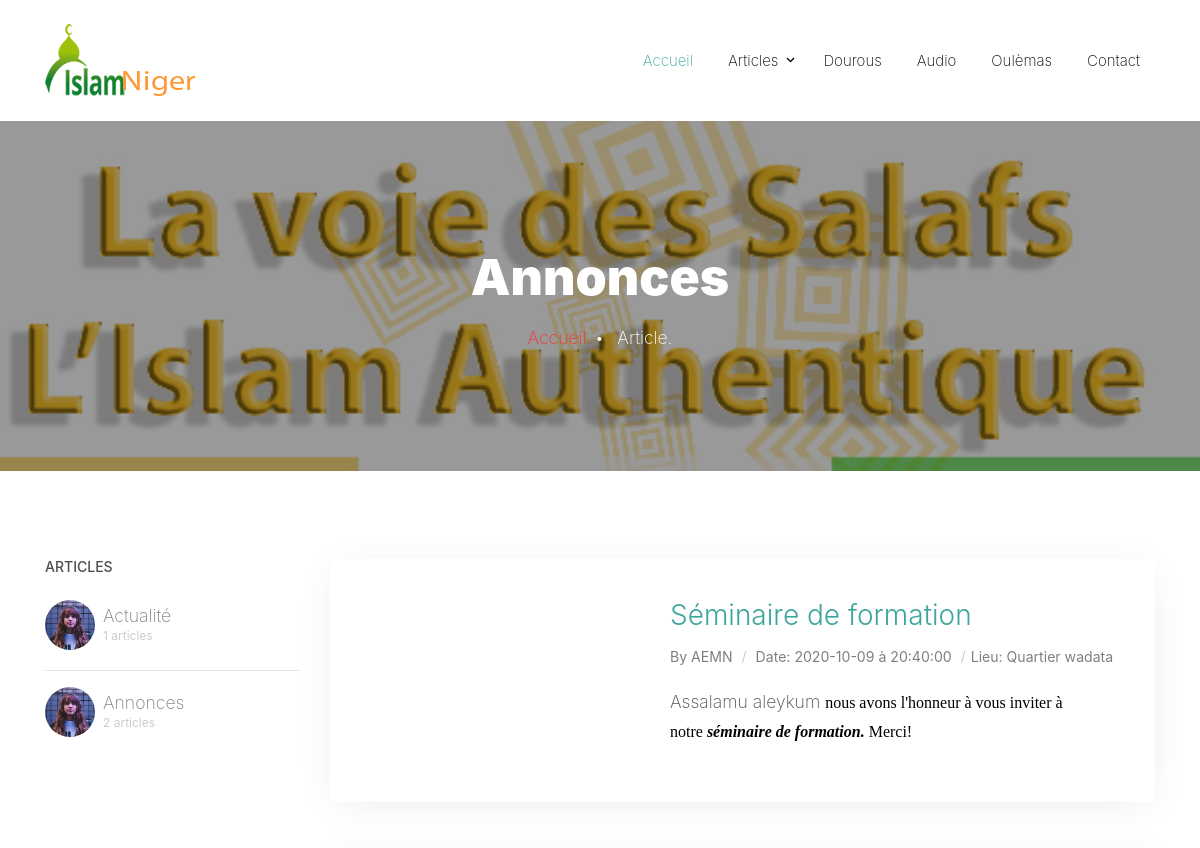
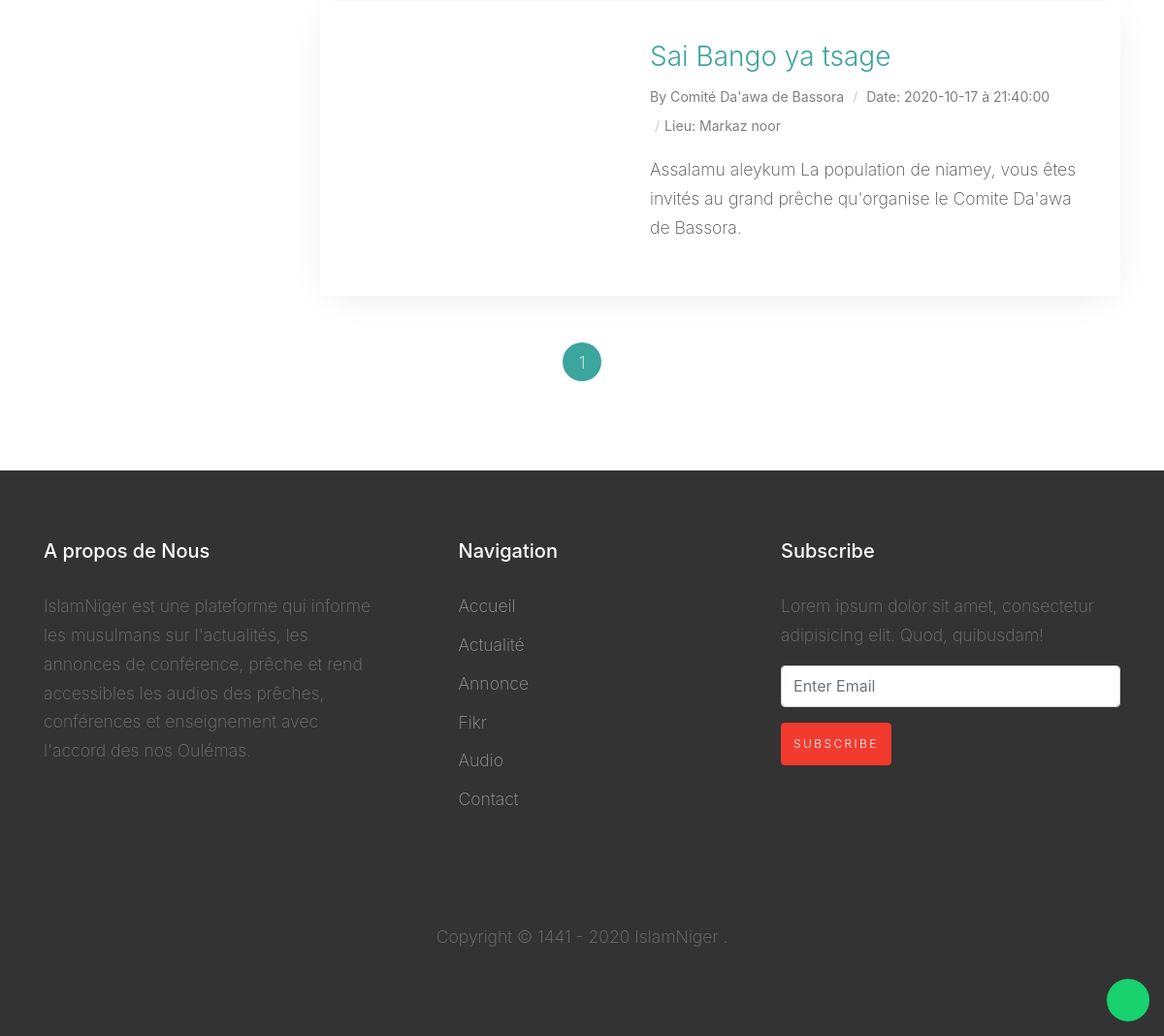
Page /index.php?p=annonce on the committed database (2 pictures, top to bottom).
### tables this page shows
CREATE TABLE `annonces` (
  `id` int(11) NOT NULL,
  `titre` varchar(255) NOT NULL,
  `description` text DEFAULT NULL,
  `auteur` varchar(255) NOT NULL,
  `type_annonce` varchar(20) NOT NULL,
  `date_annonce` timestamp NOT NULL DEFAULT current_timestamp() ON UPDATE current_timestamp(),
  `lieu` varchar(255) NOT NULL,
  `cannonce` int(11) NOT NULL,
  `photo` int(11) NOT NULL,
  `users` int(11) NOT NULL,
  `date_event` date DEFAULT NULL,
  `time_event` time DEFAULT NULL
);

CREATE TABLE `files` (
  `id` int(11) NOT NULL,
  `file_name` varchar(50) NOT NULL,
  `file_url` varchar(255) NOT NULL,
  `file_type` varchar(20) NOT NULL,
  `file_size` int(11) NOT NULL
);

### model/Manager.php (called while the page is built, shortened)
<?php
class Manager
{
    private static $results = [];
    public static function bdd()
    {
        $dbname = '';
        $user = '';
        $pass = '';
        $host = '';
        if ($_SERVER["SERVER_NAME"] == 'localhost' || $_SERVER["SERVER_NAME"] == '') {
            $dbname = 'iniger';
            $user = 'root';
            $pass = '';
            $host = 'localhost';
        }
        try {
            $pdo_options = array(
                PDO::MYSQL_ATTR_INIT_COMMAND => "SET NAMES utf8",
                PDO::ATTR_ERRMODE => PDO::ERRMODE_EXCEPTION, PDO::ATTR_PERSISTENT => true
            );
            $bdd = new PDO("mysql:host=$host;dbname=$dbname;charset=utf8", "$user", "$pass", $pdo_options);
        } catch (Exception $e) {
            die('Erreur :' . $e->getMessage());
        }
        return $bdd;
    }
    public static function getMultiplesRecords($sql, $params = [])
    {
        $req = self::bdd()->prepare($sql);
        if (!empty($params)) {
            $req->execute($params);
        }else {
            $req->execute();
        }
        if ($res = $req->fetchAll(PDO::FETCH_ASSOC)) {
            return $res;
        }
    }
    public static function getData($table, $property = null, $val = null, $many = false)
    {
        $query = "SELECT * FROM $table ";
        if ($property != null && $val != null) {
            if ($val === 'last') {
                self::lastID($table, $property);
            } elseif ($val === 'distinct') {
                self::distinct($table, $property);
            } elseif ($val === 'exist') {
                echo self::is_not_use($table, $property, $_GET['val']);
            } elseif ($many) {
                $query .= "WHERE $property=:$property";
                $req = self::bdd()->prepare($query);
                $req->execute([$property => $val]);
                if (self::$results['data'] = $req->fetchAll(PDO::FETCH_ASSOC)) {
                    return self::$results;
                } else {
                    echo self::throwError(404, "Une erreur s'est produite ou enregistrement non trouvé", true)['message'];
                }
            } else {
                $query .= "WHERE $property=:$property";
                $req = self::bdd()->prepare($query);
                $req->execute([$property => $val]);
                if (self::$results['data'] = $req->fetch(PDO::FETCH_ASSOC)) {
                    return self::$results;
                } else {
                    echo self::throwError(404, "Une erreur s'est produite ou enregistrement non trouvé", true)['message'];
                }
            }
        }
    }
}

### views/view_annonce.php (the view, shortened to what this page needs)
<?php
$target = '';
if ($_SERVER["SERVER_NAME"] == 'localhost') {
    $target = "http://localhost/IslamNiger/";
} else {
    $target = "http:///admin/";
}
$sql1 = "SELECT COUNT(id) as total FROM annonces WHERE type_annonce='Actualité'";
$actualites = Manager::getMultiplesRecords($sql1);
$sql2 = "SELECT COUNT(id) as total FROM annonces WHERE type_annonce='Annonce'";
$annonces = Manager::getMultiplesRecords($sql2);
$currentPage = (int)($_GET['page'] ?? 1);
?>
<div class="site-blocks-cover overlay inner-page-cover" style="background-image: url('public/images/voie4.jpg');" data-aos="fade" data-stellar-background-ratio="0.5">
    <div class="container">
    <div class="row align-items-center justify-content-center text-center">
        <div class="col-md-6" data-aos="fade-up" data-aos-delay="400">
        <h1 class="text-white">Annonces</h1>
        <a href="index.php?p=home">Accueil</a><span class="mx-2 text-white">&bullet;</span> <span class="text-white">Article.</span>
        </div>
    </div>
    </div>
</div>
    <div class="site-section">
        <div class="container">
            <div class="row">
                <div class="col-lg-3">
                    <div class="featured-user  mb-5 mb-lg-0">
                    <h3 class="mb-4">Articles</h3>
                        <ul class="list-unstyled">
                            <li>
                            <a href="#" class="d-flex align-items-center">
                                <img src="public/images/person_1.jpg" alt="Image" class="img-fluid mr-2">
                                <div class="podcaster">
                                <span class="d-block">Actualité</span>
                                <span class="small"><?= $actualites['0']['total'];?> articles</span>
                                </div>
                            </a>
                            </li>
                            <hr>
                            <li>
                            <a href="#" class="d-flex align-items-center">
                                <img src="public/images/person_1.jpg" alt="Image" class="img-fluid mr-2">
                                <div class="podcaster">
                                <span class="d-block">Annonces</span>
                                <span class="small"><?= $annonces['0']['total'];?> articles</span>
                                </div>
                            </a>
                            </li>
                        </ul>
                    </div>
                </div>
                <div class="col-lg-9">
                    <?php
                        $data = Manager::getData("annonces", 'type_annonce', 'Annonce', true)['data'];
                        if (is_array($data) || is_object($data)) {
                            foreach ($data as $value) {
                            ?>
                            <div class="d-block d-md-flex podcast-entry bg-white mb-5" data-aos="fade-up">
                                <div class="image" style="background-image: url('<?= $target.Manager::getData("files", "id", $value['photo'])['data']['file_url']; ?>');"></div>
                                <div class="text">
                                    <h3 class="font-weight-light"><a href="index.php?p=article&id=<?= $value['id']?>"><?= $value['titre']?></a></h3>
                                    <div class="text-white mb-3"><span class="text-black-opacity-05"><small>By <?= $value['auteur']?> <span class="sep">/</span> Date: <?= $value['date_event']?> à <?= $value['time_event']?> <span class="sep">/</span>Lieu: <?= $value['lieu']?></small></span></div>
                                    <p><?= $value['description']?></p>
                                </div>
                            </div>
                            <?php }
                        }
                    ?>
                </div>
                <div class="container" data-aos="fade-up">
                    <div class="row">
                        <div class="col-md-12 text-center">
                            <div class="site-block-27">
                                <ul>
                                    <li class="active"><span><?= $currentPage; ?></span></li>
                                </ul>
                            </div>
                        </div>
                    </div>
                </div>
            </div>
            </div>
        </div>
    </div>
<?php
require("template.php");
?>

### public/css/style.css (style rules this page uses)
body { line-height: 1.7; color: #4d4d4d; font-weight: 200; font-size: 1.1rem; }
a { -webkit-transition: .3s all ease; -o-transition: .3s all ease; transition: .3s all ease; }
.site-section { padding: 2.5em 0; }
@media (min-width: 768px) { .site-section { padding: 5em 0; } }
.text-black-opacity-05 { color: rgba(0, 0, 0, 0.5); }
.site-blocks-cover { background-size: cover; background-repeat: no-repeat; background-position: top; background-position: center center; }
.site-blocks-cover.overlay { position: relative; }
.site-blocks-cover.overlay:before { position: absolute; content: ""; left: 0; bottom: 0; right: 0; top: 0; background: rgba(0, 0, 0, 0.4); }
.site-blocks-cover, .site-blocks-cover .row { min-height: 600px; height: calc(100vh); }
.site-blocks-cover.inner-page-cover, .site-blocks-cover.inner-page-cover .row { min-height: 350px; height: calc(20vh); }
.site-blocks-cover h1 { font-size: 30px; font-weight: 900; line-height: 1.5; }
@media (min-width: 768px) { .site-blocks-cover h1 { font-size: 50px; } }
.podcast-entry { -webkit-box-shadow: 0 5px 40px -10px rgba(0, 0, 0, 0.1); box-shadow: 0 5px 40px -10px rgba(0, 0, 0, 0.1); border-radius: 4px; overflow: hidden; }
.podcast-entry .sep { margin-left: 5px; margin-right: 5px; color: #ccc; }
.podcast-entry .image { background-size: cover; background-position: center center; background-repeat: no-repeat; height: 300px; }
@media (min-width: 768px) { .podcast-entry .image { width: 300px; height: auto; } }
.podcast-entry .text { width: 100%; padding: 40px; }
.podcast-entry .text a { color: #3ca59d; }
@media (min-width: 768px) { .podcast-entry .text { width: calc(100% - 300px); } }
.site-block-27 ul, .site-block-27 ul li { padding: 0; margin: 0; }
.site-block-27 ul li { display: inline-block; margin-bottom: 4px; }
.site-block-27 ul li a, .site-block-27 ul li span { text-align: center; display: inline-block; width: 40px; height: 40px; line-height: 40px; border-radius: 50%; border: 1px solid #efefef; }
.site-block-27 ul li.active a, .site-block-27 ul li.active span { background: #3ca59d; color: #fff; border: 1px solid transparent; }
.featured-user h3 { font-size: 14px; text-transform: uppercase; }
.featured-user ul li { margin-bottom: 20px; }
.featured-user ul li a { display: inline-block; color: rgba(0, 0, 0, 0.5); }
.featured-user ul li a img { width: 50px; float: left; border-radius: 50%; }
.podcaster { line-height: 1; }
.podcaster .small { font-size: 12px; color: #ccc; }

### rows in the picture
annonces: titre "Séminaire de formation", auteur "AEMN", date_event "2020-10-09", time_event "20:40:00", lieu "Quartier wadata", description "Assalamu aleykum nous avons l'honneur à vous inviter à notre séminaire de formation. Merci!"
annonces: titre "Sai Bango ya tsage", auteur "Comité Da'awa de Bassora", date_event "2020-10-17", time_event "21:40:00", lieu "Markaz noor", description "Assalamu aleykum La population de niamey, vous êtes invités au grand prêche qu'organise le Comite Da'awa de Bassora."

### other values in the picture
$actualites['0']['total'] "1"
$annonces['0']['total'] "2"
$currentPage "1"
